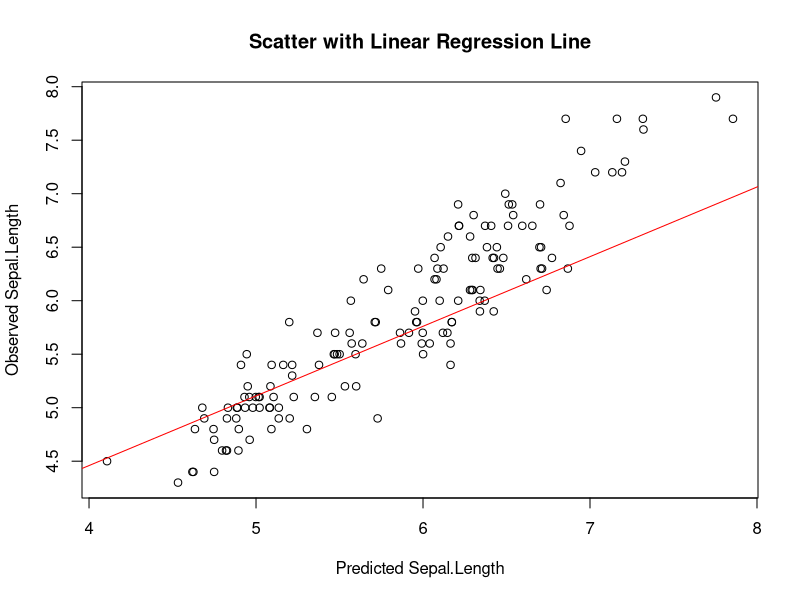

Source code (R):
data(iris)
linear_model <- lm(Sepal.Length ~ Sepal.Width + Petal.Length + Petal.Width, data = iris)

plot(iris$Sepal.Length ~ linear_model$fitted.values, 
     main = "Scatter with Linear Regression Line",
     xlab = "Predicted Sepal.Length",
     ylab = "Observed Sepal.Length")
abline(linear_model, col = "red", lty = 1)

